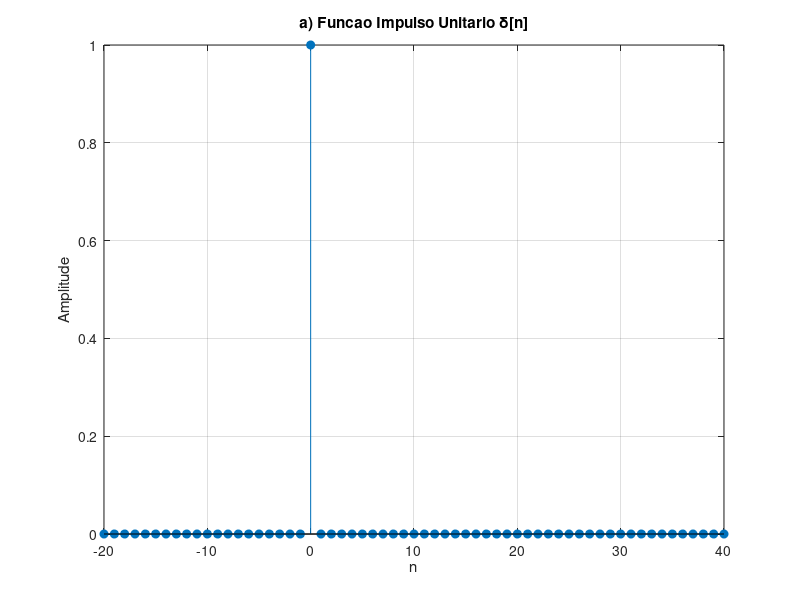

Here is the MATLAB script that generated this plot:
% parte1_a.m
n = -20:40;
x_a = (n == 0);
figure(1);
stem(n, x_a, 'filled');
title('a) Funcao Impulso Unitario \delta[n]');
xlabel('n'); ylabel('Amplitude'); grid on; xlim([-20 40]);
print('../figuras/parte1_a.png', '-dpng');
